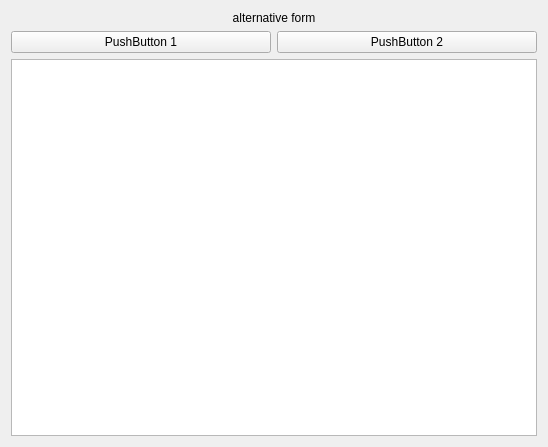
<?xml version="1.0" encoding="UTF-8"?>
<ui version="4.0">
 <class>Form</class>
 <widget class="QWidget" name="Form">
  <property name="geometry">
   <rect>
    <x>0</x>
    <y>0</y>
    <width>548</width>
    <height>447</height>
   </rect>
  </property>
  <property name="windowTitle">
   <string>Form</string>
  </property>
  <layout class="QVBoxLayout" name="verticalLayout">
   <item>
    <widget class="QLabel" name="label">
     <property name="text">
      <string>alternative form</string>
     </property>
     <property name="alignment">
      <set>Qt::AlignCenter</set>
     </property>
    </widget>
   </item>
   <item>
    <layout class="QHBoxLayout" name="horizontalLayout">
     <item>
      <widget class="QPushButton" name="pushButton1">
       <property name="text">
        <string>PushButton 1</string>
       </property>
      </widget>
     </item>
     <item>
      <widget class="QPushButton" name="pushButton2">
       <property name="text">
        <string>PushButton 2</string>
       </property>
      </widget>
     </item>
    </layout>
   </item>
   <item>
    <widget class="QPlainTextEdit" name="plainTextEdit"/>
   </item>
  </layout>
 </widget>
 <resources/>
 <connections/>
</ui>
